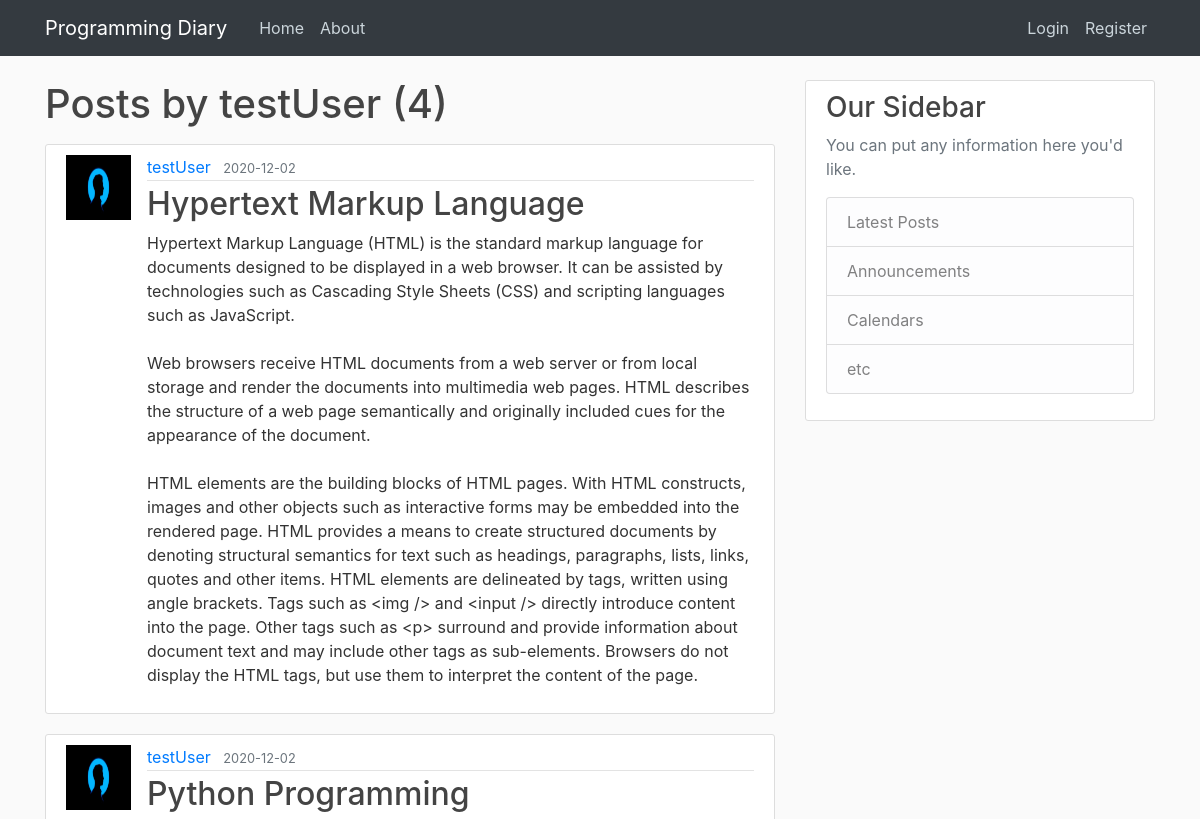
Page /user/testUser (upper part) on the earlier database version.
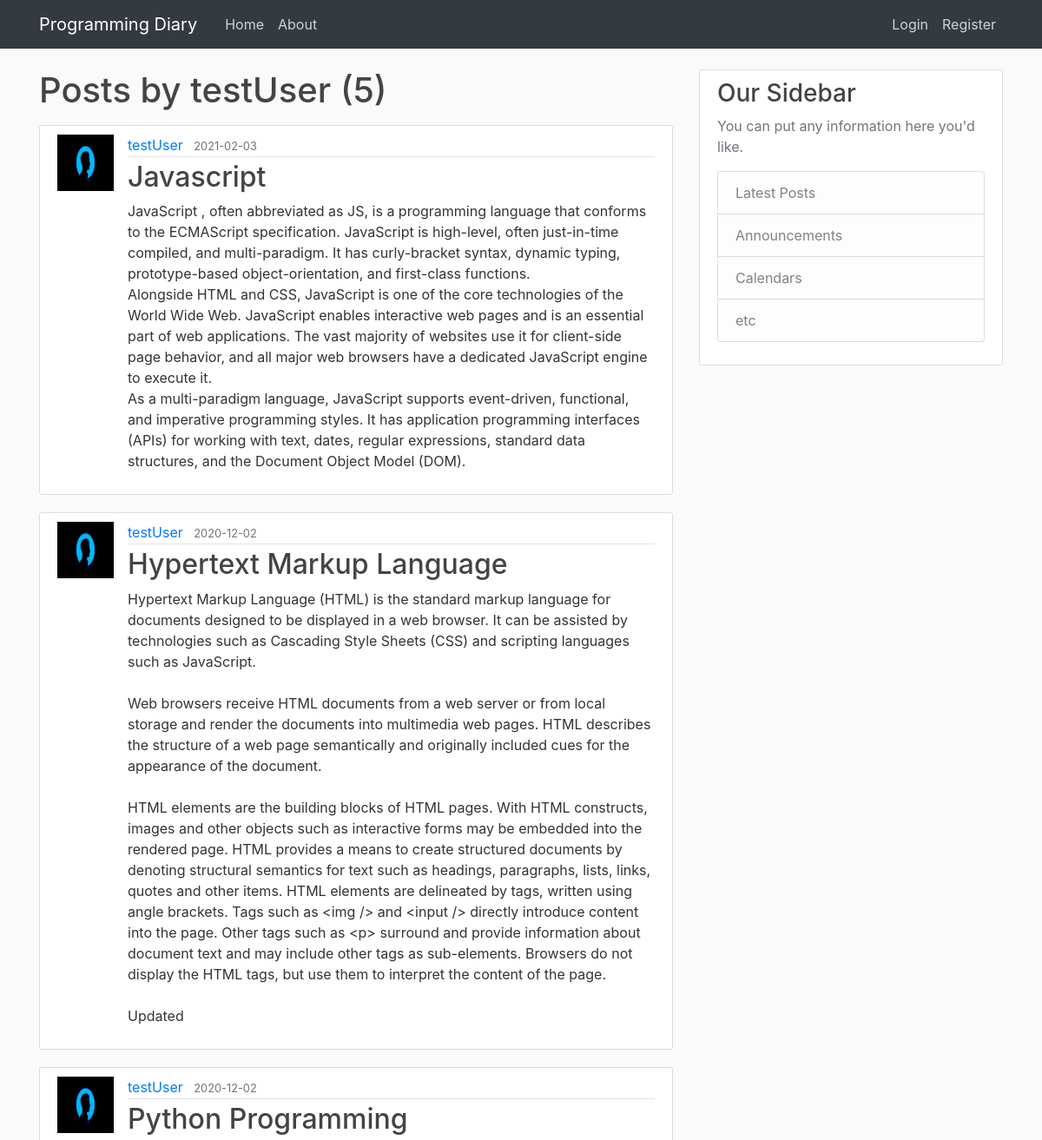
Same page on the later database version.
### blog/models.py (models this page shows, shortened)
class Post(db.Model):
    id = db.Column(db.Integer, primary_key=True)
    title = db.Column(db.String(100), nullable=False)
    date_posted = db.Column(db.DateTime, nullable=False, default=datetime.utcnow)
    content = db.Column(db.Text, nullable=False)
    user_id = db.Column(db.Integer, db.ForeignKey('user.id'), nullable=False)

class User(db.Model, UserMixin):
    id = db.Column(db.Integer, primary_key=True)
    username = db.Column(db.String(20), unique=True, nullable=False)
    email = db.Column(db.String(120), unique=True, nullable=False)
    image_file = db.Column(db.String(20), nullable=False, default='default.jpg')
    password = db.Column(db.String(60), nullable=False)
    posts = db.relationship('Post', backref='author', lazy=True) # clarify relationship between tables

### blog/users/routes.py (the view)
@users.route("/user/<string:username>")
def user_posts(username):
    page = request.args.get('page', 1, type=int)
    user = User.query.filter_by(username=username).first_or_404()
    posts = Post.query.filter_by(author=user)\
        .order_by(Post.date_posted.desc())\
        .paginate(page=page, per_page=5)
    return render_template('user_posts.html', posts=posts, user=user)

### blog/templates/user_posts.html (shortened to what this page needs)
{% extends "layout.html" %}
{% block content %}
    <h1 class="mb-3">Posts by {{ user.username }} ({{ posts.total }})</h1>
    {% for post in posts.items %}
        <article class="media content-section">
            <img class="rouded-circle article-img" src="{{ url_for('static', filename='profile_pics/' + post.author.image_file) }}">
            <div class="media-body">
                <div class="article-metadata">
                    <a class="mr-2" href="{{ url_for('users.user_posts', username=post.author.username) }}">{{ post.author.username }}</a>
                    <small class="text-muted">{{ post.date_posted.strftime('%Y-%m-%d') }}</small>
                </div>
                <h2><a class="article-title" href="{{ url_for('posts.post', post_id=post.id) }}">{{ post.title }}</a></h2>
                <p class="article-content">{{ post.content }}</p>
            </div>
        </article>
    {% endfor %}
{% endblock content %}

Differences in the rows shown:
added Post: image_file (placeholder picture), author.username "testUser", date_posted "2021-02-03", title "Javascript", content "JavaScript , often abbreviated as JS, is a programming language that conforms to the ECMAScript specification. JavaScript is high-level, often just-in-time compiled, and multi-paradigm. It has curly-bracket syntax, dynamic typing, prototype-based object-orientation, and first-class functions. Alongside HTML and CSS, JavaScript is one of the core technologies of the World Wide Web. JavaScript enables interactive web pages and is an essential part of web applications. The vast majority of websites use it for client-side page behavior, and all major web browsers have a dedicated JavaScript engine to execute it. As a multi-paradigm language, JavaScript supports event-driven, functional, and…"
changed Post "Hypertext Markup Language": content "…content of the page." → "…content of the page. Updated"
Other differences:
{{ posts.total }}: "4" → "5"
